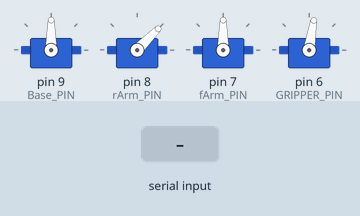
Bench run of a sketch on a simulated Arduino Uno, built with avr-gcc and run on an emulated ATmega328P. Shown: 4 × servo. The inputs (shaded band) are chosen by the test bench. What the sketch prints to the serial monitor is not drawn.

Above: at 1.2 s.
1.3 s: "1\n" received over the second serial link
At 2.9 s:
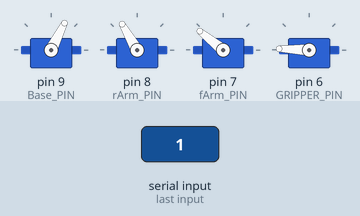
4.3 s: "1\n" received over the second serial link
At 5.63 s:
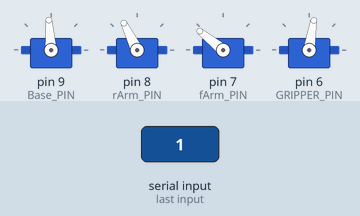
7.3 s: "1\n" received over the second serial link
At 13.7 s:
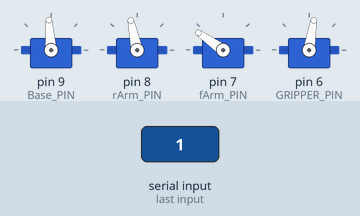
Timing chart, 0 to 15.2 s (numbered marks = the images above; inputs shaded):
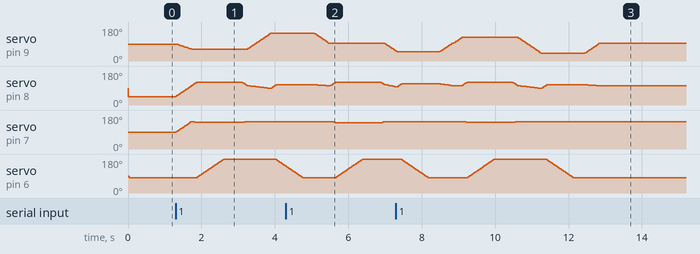

Measured:
- after the input at 1.3 s, servo on pin 6 (GRIPPER_PIN): rises from 81° to 178° in 0.73 s, then falls to 144° in 1.7 s
- after the input at 4.3 s, servo on pin 7 (fArm_PIN): 145° → 139° after 1.3 s, → 145° 1.3 s later
- after the input at 7.3 s, servo on pin 7 (fArm_PIN): 145° → 141° after 1.8 s, → 145° 1.4 s later

The sketch:

task_3_action.ino
```cpp
#include <Servo.h>
#include <math.h>
#include <SoftwareSerial.h>

/* ==================== 配置区 ==================== */

// 四个舵机引脚,与任务二一致
#define Base_PIN       9
#define rArm_PIN       8
#define fArm_PIN       7
#define GRIPPER_PIN    6

#define BAUD_RATE     9600   //USB 调试串口波特率

SoftwareSerial link(10, 11); //修改记得
#define LINK_BAUD  9600

#define JOY_1X_PIN   A0       // 摇杆1 X 轴 -> 底座
#define JOY_1Y_PIN   A1       // 摇杆1 Y 轴 -> 大臂
#define JOY_2X_PIN   A2       // 摇杆2 X 轴 -> 爪子
#define JOY_2Y_PIN   A3       // 摇杆2 Y 轴 -> 小臂
#define JOY_CENTER  513      // 摇杆中位理论值
#define JOY_DEAD    50

const float L1 =8 ;   //记得填写
const float L2 =8 ;
const float H0 =6 ;

#define GRIP_OPEN_ANGLE   81
#define GRIP_CLOSE_ANGLE  178

#define STEP_ANGLE   2
#define STEP_DELAY   15

#define REC_INTERVAL  100    // 采样间隔 ms（每秒 10 帧）
#define MAX_FRAMES    150    //最大帧数
#define HOVER_DZ      50.0
/* ==================== 全局变量 ==================== */

const float Base_OFF=94.6,Base_DIR=1;
const float rArm_OFF=135,rArm_DIR=-1;
const float fArm_OFF=-50,fArm_DIR=1;

Servo Base;
Servo rArm;
Servo fArm;
Servo Gripper;

int  abcIndex  = 0;       // 按键1循环计数：0=下次夹A，1=夹B，2=夹C
bool recording = false;

struct Frame {
  byte b;   // 底座角
  byte r;   // 大臂角
  byte f;   // 小臂角
  byte g;   // 爪子
};
Frame rec[MAX_FRAMES];    // 录制缓冲区
int recLen = 0;           // 本次已录了多少帧

/* ==================== 按键一（直接用任务二的） ==================== */

// 记录三个关节舵机"当前"的角度（用于平滑步进时知道从哪出发）
float curBase = 90, currarm = 45, curfarm = 90;
float curgrip = GRIP_OPEN_ANGLE;

float baseangle=90;
float rarmangle=45;
float farmangle=90;

struct Point {
  float x;
  float y;
  float z;
};

Point pickA  = {100, -60, 30}; // 物体A 在哪里
Point placeA = { 60,  80, 60}; // 物体A 要放到哪里
Point pickB  = {150,   0, 30}; //同理
Point placeB = { 90, -90, 60};
Point pickC  = {100,  60, 30};
Point placeC = { 60, -80, 60};

Point HOME   = {150, 0, 100};    // 任务结束后的"休息位"

/* ==================== 工具函数（按键一的） ==================== */
//转变xyz到具体的角度
void exchangeData(float x,float y,float z,float &baseangle,float &rarmangle,float &farmangle)
{
  float tmp1;
  float tmp2;
  float r=sqrt(x*x+y*y);
  float H1=z-H0;
  float L3=sqrt(H1*H1+r*r);
  baseangle=atan2(y,x)* 180.0 / PI;
  float tmp3=(L1*L1+L2*L2-L3*L3)/(2*L1*L2);
  tmp3=constrain(tmp3,-1.0,1.0);
  float tmp4=(L3*L3+L1*L1-L2*L2)/(2*L3*L1);
  tmp4=constrain(tmp4,-1.0,1.0);
  tmp1=acos(tmp4)* 180.0 / PI;
  tmp2=atan2(H1,r)* 180.0 / PI;
  rarmangle=(tmp1)+(tmp2);
  farmangle=(acos(tmp3)* 180.0 / PI)+rarmangle;
}

//转变具体的角度变为指令的角度
int baseToServo(float baseangle)     { return constrain((int)(Base_OFF  + Base_DIR *baseangle ),   0, 180); }
int rarmToServo(float rarmangle)     { return constrain((int)(rArm_OFF  + rArm_DIR *rarmangle),  20, 120); }
int farmToServo(float farmangle)     { return constrain((int)(fArm_OFF  + fArm_DIR *farmangle),  90, 145); }

//阻塞式平滑移动（三轴同步）
void moveToAngles(float baseangle, float rarmangle, float farmangle) {
  int s1 =baseToServo( baseangle);
  int s2 =rarmToServo( rarmangle);
  int s3 =farmToServo( farmangle);

  int st1 = (int)round(curBase);   // 出发角（记录一下，插值要用）
  int st2 = (int)round(currarm);
  int st3 = (int)round(curfarm);

  int d1 = abs(s1 - st1), d2 = abs(s2 - st2), d3 = abs(s3 - st3);
  int steps = max(d1, max(d2, d3)) / STEP_ANGLE;
  if (steps < 1) steps = 1;

  for (int i = 1; i <= steps; i++) {
    // 线性插值：从"出发角"朝"目标角"走 i/steps 的比例
    curBase = st1 + (s1 - st1) * i / steps;
    currarm  = st2 + (s2 - st2) * i / steps;
    curfarm  = st3 + (s3 - st3) * i / steps;

    Base.write((int)round(curBase));   // 三轴同一步内一起写 -> 同步
    rArm.write((int)round(currarm));
    fArm.write((int)round(curfarm));
    delay(STEP_DELAY);               // 每步停一下，形成"平滑"效果
  }
}

//爪子开合
void gripMoveTo(int target) {
  while (curgrip!= target) {
    if (target > curgrip) {
      curgrip += STEP_ANGLE;              // 往大走一小步
      if (curgrip> target) curgrip= target; // 防止越过目标
    } else {
      curgrip -= STEP_ANGLE;              // 往小走一小步
      if (curgrip< target) curgrip = target;
    }
    Gripper.write((int)round(constrain(curgrip, 81, 178)));
    delay(STEP_DELAY);
  }
}

void gripOpen()  { gripMoveTo(GRIP_OPEN_ANGLE);  delay(300); } // 张开后等一下
void gripClose() { gripMoveTo(GRIP_CLOSE_ANGLE); delay(500); } // 闭合后多等一会, 夹稳

//一个过程的一小步
void moveToPoint(float x,float y,float z)
{
  exchangeData(x,y,z,baseangle,rarmangle,farmangle);
  moveToAngles(baseangle,  rarmangle,  farmangle);
}

//打印出来
void printStep(int n, const char* msg) {
  Serial.print("["); Serial.print(n); Serial.print("/8] ");
  Serial.println(msg);}

//进行舵机的移动(完整的过程)
void pickAndPlace(Point pick, Point place)
{
  printStep(1, "悬停到夹取点上方");
  moveToPoint(pick.x, pick.y, pick.z + HOVER_DZ);

  printStep(2, "下降到夹取点");
  moveToPoint(pick.x, pick.y, pick.z);

  printStep(3, "闭合爪子(夹取)");
  gripClose();

  printStep(4, "抬升回悬停高度");
  moveToPoint(pick.x, pick.y, pick.z + HOVER_DZ);

  printStep(5, "平移到放置点上方");
  moveToPoint(place.x, place.y, place.z + HOVER_DZ);

  printStep(6, "下降到放置点");
  moveToPoint(place.x, place.y, place.z);

  printStep(7, "张开爪子(放置)");
  gripOpen();

  printStep(8, "回到休息位");
  moveToPoint(HOME.x, HOME.y, HOME.z);
}

/* ==================== 工具函数（按键二，三的） ==================== */

//读取按键按下,确实是有移动机器
float truemove(int pin)
{
  float off=analogRead(pin)-JOY_CENTER;
  if(abs(off)<JOY_DEAD) return 0;
  float angle=off/256;
  return angle;
}

//改变recording 的值，启动录制(第一层函数)
void toggleRecord(){
  if(!recording)
  {
    recording=true;
    recLen=0;
    Serial.println("开始录制");
    recordloop();
  }
}

//开始录制的程序，核心
void recordloop()
{
  while(recording)
  {
    if(link.available()>0)
    {
      char cmd=link.read();
      if(cmd=='2')
      {
        recording=false;
        Serial.print("=== 录制结束, 共 "); Serial.print(recLen);
        Serial.print(" 帧 / "); Serial.print(recLen / 10.0, 1);
        Serial.println(" 秒 ===");
        break;
      }
    }
    //移动机器
    curBase  = constrain(curBase  + truemove(JOY_1X_PIN), 0, 180);
    currarm  = constrain(currarm  + truemove(JOY_1Y_PIN), 20, 120);
    curfarm  = constrain(curfarm  + truemove(JOY_2Y_PIN), 90, 145);
    curgrip  = constrain(curgrip  + truemove(JOY_2X_PIN), 81, 178);
    Base.write((int)round(curBase));
    rArm.write((int)round(currarm));
    fArm.write((int)round(curfarm));
    Gripper.write((int)round(curgrip));

    //开始记录
    rec[recLen].b = (byte)round(curBase);
    rec[recLen].r = (byte)round(currarm);
    rec[recLen].f = (byte)round(curfarm);
    rec[recLen].g = (byte)round(curgrip);
    recLen++;

    // 录满自动停止：数组有界，不越界
    if (recLen >= MAX_FRAMES) {
      recording = false;
      Serial.println("!!! 已达最长录制 15 秒, 自动结束并保存 !!!");
      break;
    }

    delay(REC_INTERVAL);   // 5. 固定采样间隔，保证"录多久播多久"
  }
}

//开始播放；录制的移动
void playrecord()
{
  if (recLen == 0) {
    Serial.println("还没有录制数据, 请先按按键2录制");
    return;
  }
  else{
  Serial.print("=== 播放录制动作, 共 "); Serial.print(recLen);
  Serial.println(" 帧 ===");
  for(int i=0;i<recLen;i++)
  {
    curBase = rec[i].b;
    currarm = rec[i].r;
    curfarm = rec[i].f;
    curgrip = rec[i].g;
    Base.write((int)round(curBase));
    rArm.write((int)round(currarm));
    fArm.write((int)round(curfarm));
    Gripper.write((int)round(curgrip));
    delay(REC_INTERVAL);       // 与录制同节奏
  }
  Serial.println("=== 播放完毕 ===");
}}
/* ==================== 初始化 ==================== */
void setup() {
  Serial.begin(BAUD_RATE);
  link.begin(LINK_BAUD);

  Base.attach(Base_PIN);
  rArm.attach(rArm_PIN);
  fArm.attach(fArm_PIN);
  Gripper.attach(GRIPPER_PIN);

  Base.write(90);
  delay(10);
  rArm.write(45);
  delay(10);
  fArm.write(90);
  delay(10);
  Gripper.write(GRIP_OPEN_ANGLE);

  Serial.println("===============================");
  Serial.println(" Keys: 1=pick:A,B,C  2=record  3=play  4=home");
  Serial.println("===============================");
}

/* ==================== 主循环 ==================== */
void loop() {
  if(link.available()>0)
  {
    char cmd=link.read();
    if (cmd == '\n' || cmd == '\r' || cmd == ' ') {
      return;
    }

    Serial.print("[CMD] ");
    Serial.println(cmd);

    // 3. 分发任务,判断是哪一个按键，并且依照所按的按键，进行任务展开
    switch(cmd)
    {
      case '1':// 循环夹取 A -> B -> C -> A
      if(abcIndex == 0)
      {Serial.println("执行任务: 夹取A");
      pickAndPlace(pickA, placeA);}

      else if(abcIndex == 1)
      {Serial.println("执行任务: 夹取B");
      pickAndPlace(pickB, placeB);}

      else if(abcIndex == 2)
      {Serial.println("执行任务: 夹取C");
      pickAndPlace(pickC, placeC);}

      abcIndex=(abcIndex+1)%3; // 0->1->2->0 循环
      Serial.println("DONE");
      break;

      case '2' : // 录制 开始/结束
      toggleRecord();
      Serial.println("DONE");
      break;

      case '3': // 播放
      Serial.println("开始播放程序");
      playrecord();
      Serial.println("DONE");
      break;

      case '4' :// 回中
      Serial.println("Move to Home ");
      moveToPoint(HOME.x,HOME.y,HOME.z);
      Serial.println("DONE");
      break;

      default:
        Serial.println("未知指令 (只认 1/2/3/4)");
        break;
    }
    Serial.println("------------------------------");
  }
}
```
